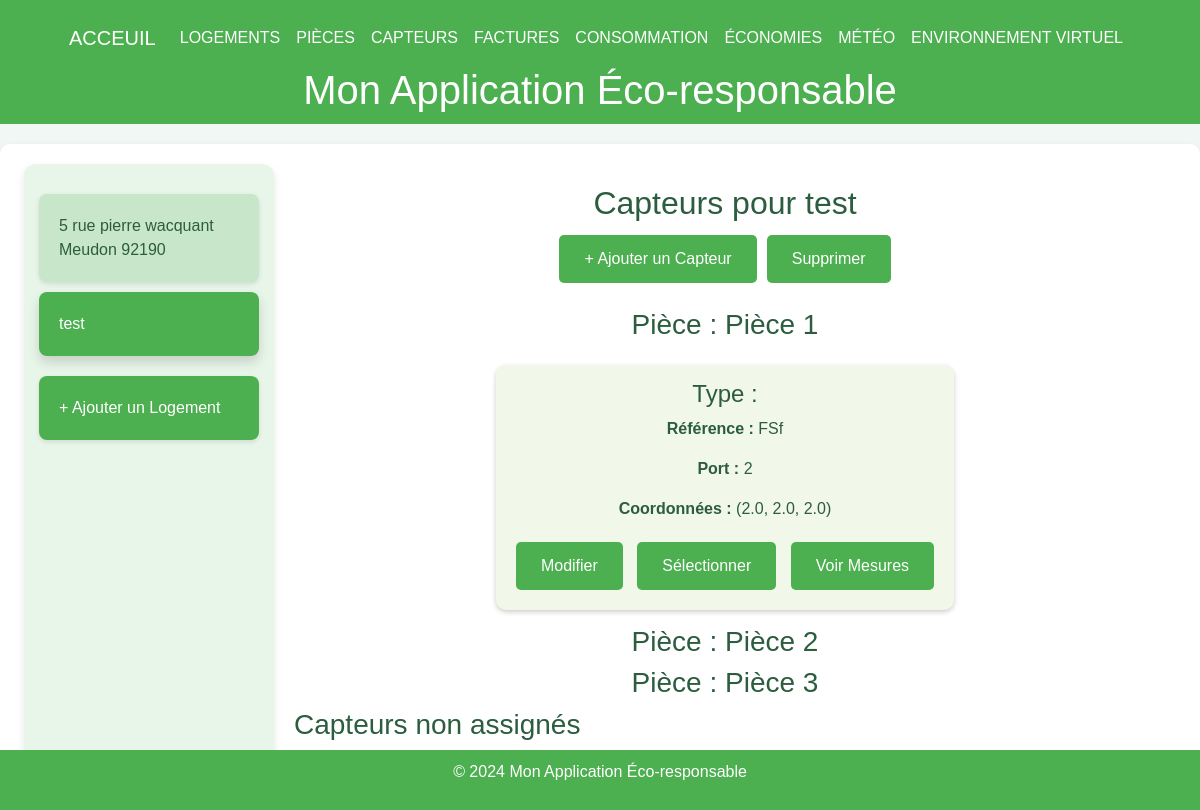
The page /sensors/2 on the database its author committed.
### tables this page shows
CREATE TABLE Housing (
housing_id INTEGER PRIMARY KEY, -- Identifiant unique pour chaque logement
address VARCHAR(255), -- Adresse du logement
phone_number VARCHAR(20), -- NumÃ©ro de contact pour le logement
ip_address VARCHAR(15), -- Adresse IP associÃ©e au logement
insert_date TIMESTAMP DEFAULT CURRENT_TIMESTAMP -- Horodatage de l'ajout de l'enregistrement
);

CREATE TABLE Room (
    room_id INTEGER PRIMARY KEY, 
    housing_id INTEGER,
    name VARCHAR(100),
    x FLOAT,
    y FLOAT,
    z FLOAT,
    gltf_model VARCHAR(100) DEFAULT NULL,  -- Fix here: Comma instead of semicolon
    FOREIGN KEY (housing_id) REFERENCES Housing(housing_id)
);

CREATE TABLE Sensor (
    sensor_id INTEGER PRIMARY KEY, -- Identifiant unique pour chaque capteur ou actionneur
    room_id INTEGER, -- RÃ©fÃ©rence Ã  la piÃ¨ce oÃ¹ le capteur est installÃ©
    type_id INTEGER, -- RÃ©fÃ©rence au type de capteur/actionneur
    commercial_reference VARCHAR(50), -- RÃ©fÃ©rence commerciale du capteur/actionneur
    communication_port VARCHAR(50), -- Port utilisÃ© pour la communication avec le capteur/actionneur
    x_coordinate FLOAT, -- CoordonnÃ©e X du capteur
    y_coordinate FLOAT, -- CoordonnÃ©e Y du capteur
    z_coordinate FLOAT, -- CoordonnÃ©e Z du capteur
    insert_date TIMESTAMP DEFAULT CURRENT_TIMESTAMP, -- Horodatage de l'ajout de l'enregistrement du capteur
    FOREIGN KEY (room_id) REFERENCES Room(room_id), -- Lien entre le capteur et une piÃ¨ce spÃ©cifique
    FOREIGN KEY (type_id) REFERENCES SensorType(type_id) -- Lien entre le capteur et un type spÃ©cifique
);

### main.py (the view)
@app.get("/sensors/{housing_id}", response_class=HTMLResponse)
def get_sensors_by_housing(request: Request, housing_id: int):
    conn = get_db_connection()
    logements = conn.execute("SELECT housing_id, address FROM Housing").fetchall()
    sensors_by_room = conn.execute(
        """
        SELECT r.name AS room_name, s.sensor_id, s.type_id, s.commercial_reference, s.communication_port,
               s.x_coordinate, s.y_coordinate, s.z_coordinate, r.room_id
        FROM Sensor s
        JOIN Room r ON s.room_id = r.room_id
        WHERE r.housing_id = ?
        ORDER BY r.room_id
        """, (housing_id,)
    ).fetchall()
    rooms = conn.execute("SELECT room_id, name FROM Room WHERE housing_id = ?", (housing_id,)).fetchall()
    conn.close()
    sensors_by_room = [dict(sensor) for sensor in sensors_by_room]
    selected_logement_address = next(
        (logement["address"] for logement in logements if logement["housing_id"] == housing_id), None
    )
    return templates.TemplateResponse(
        "configuration.html",
        {
            "request": request,
            "logements": logements,
            "sensors_by_room": sensors_by_room,
            "rooms": rooms,
            "selected_id": housing_id,
            "selected_logement_address": selected_logement_address,
        },
    )

### templates/configuration.html (shortened to what this page needs)
{% extends "layout.html" %}
{% block content %}
<div class="container-fluid">
      <div class="menu">
            {% for logement in logements %}
            <div class="menu-item {% if selected_id == logement.housing_id %}active{% endif %}"
                  onclick="location.href='/sensors/{{ logement.housing_id }}'">
                  {{ logement.address }}
            </div>
            {% endfor %}
            <div class="menu-item" style="background-color: #4caf50; color: white;"
                  onclick="location.href='https://localhost:8000/logements'">
                  + Ajouter un Logement
            </div>
      </div>
      <div class="content">
            <h2 class="text-center">Capteurs pour {{ selected_logement_address or 'Logement par Défaut' }}</h2>
            <div class="actions">
                  <button class="btn" onclick="openAddModal()">+ Ajouter un Capteur</button>
                  <button class="btn" onclick="deleteSelected()">Supprimer</button>
            </div>
            {% if sensors_by_room %}
            {% for room in rooms %}
            <div class="room-section">
                  <h3 class="text-center">Pièce : {{ room.name }}</h3>
                  <div class="d-flex flex-wrap justify-content-center">
                        {% for sensor in sensors_by_room if sensor.room_id == room.room_id %}
                        <div class="tile" id="tile-{{ sensor.sensor_id }}">
                              <h4>Type : {{ sensor.type }}</h4>
                              <p><strong>Référence :</strong> {{ sensor.commercial_reference }}</p>
                              <p><strong>Port :</strong> {{ sensor.communication_port }}</p>
                              <p><strong>Coordonnées :</strong> ({{ sensor.x_coordinate }}, {{ sensor.y_coordinate }},
                                    {{ sensor.z_coordinate }})</p>
                              <button class="btn"
                                    onclick="openEditModal('{{ sensor.sensor_id }}', '{{ sensor.room_id }}', '{{ sensor.type_id }}', '{{ sensor.commercial_reference }}', '{{ sensor.communication_port }}', '{{ sensor.x_coordinate }}', '{{ sensor.y_coordinate }}', '{{ sensor.z_coordinate }}')">
                                    Modifier
                              </button>
                              <button class="btn"
                                    onclick="toggleSelection('{{ sensor.sensor_id }}')">Sélectionner</button>
                              <a href="/measurements/{{ sensor.sensor_id }}" class="btn" style="text-decoration: none;">
                                    Voir Mesures
                              </a>
                        </div>
                        {% endfor %}
                  </div>
            </div>
            {% endfor %}
            <div class="room-section">
                  <h3>Capteurs non assignés</h3>
            </div>
            {% else %}
            <p class="text-center">Aucun capteur trouvé pour ce logement.</p>
            {% endif %}
      </div>
</div>
{% endblock %}

### templates/layout.html (style rules this page uses)
body { font-family: Arial, sans-serif; margin: 0; padding: 0; background-color: #f0f7f4; color: #2c5d3f; }

### templates/configuration.html (style rules this page uses)
.container-fluid { display: flex; flex-direction: column; }
@media (min-width: 768px) { .container-fluid { flex-direction: row; } }
.menu { width: 100%; background-color: #e8f5e9; padding: 15px; border-radius: 12px; box-shadow: 0 4px 8px rgba(0, 0, 0, 0.1); }
@media (min-width: 768px) { .menu { width: 250px; border-bottom: none; border-radius: 12px; } }
.menu-item { background-color: #c8e6c9; padding: 20px; margin: 15px 0; text-align: left; border-radius: 8px; cursor: pointer; display: flex; align-items: center; gap: 15px; transition: transform 0.3s, box-shadow 0.3s; box-shadow: 0 2px 5px rgba(0, 0, 0, 0.1); }
.menu-item:hover, .menu-item.active { background-color: #4caf50; color: white; transform: translateY(-5px); box-shadow: 0 6px 12px rgba(0, 0, 0, 0.15); }
.content { flex: 1; padding: 20px; }
.actions { margin-bottom: 20px; display: flex; justify-content: center; flex-wrap: wrap; }
.btn { background-color: #4caf50; color: white; border: none; padding: 12px 25px; border-radius: 5px; cursor: pointer; transition: transform 0.2s; margin: 5px; }
.tile { display: inline-block; background-color: #f1f8e9; border-radius: 10px; padding: 15px; margin: 15px; box-shadow: 0 2px 5px rgba(0, 0, 0, 0.2); text-align: center; transition: transform 0.3s; }

### rows shown on the page
Housing: address "5 rue pierre wacquant Meudon 92190"
Housing: address "test"
Room: name "Pièce 1"
Sensor: commercial_reference "FSf", communication_port "2", x_coordinate "2.0", y_coordinate "2.0", z_coordinate "2.0"
Room: name "Pièce 2"
Room: name "Pièce 3"
